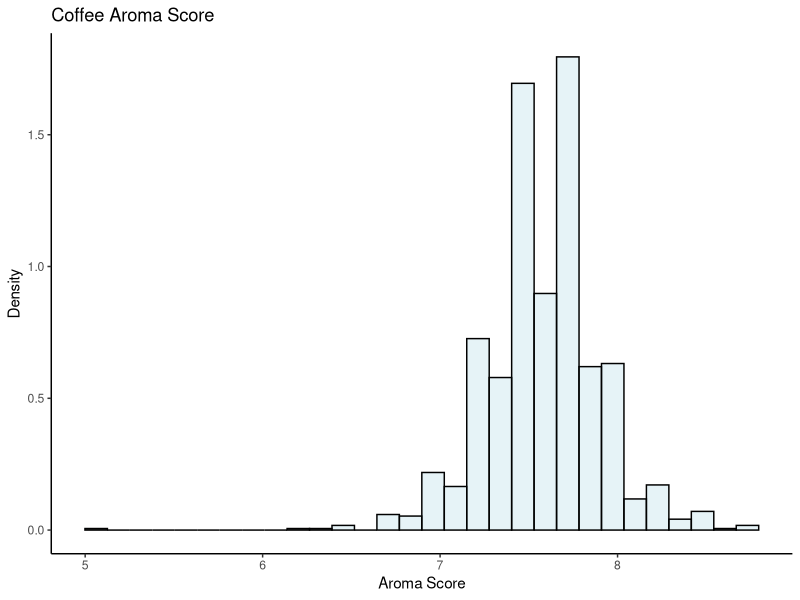
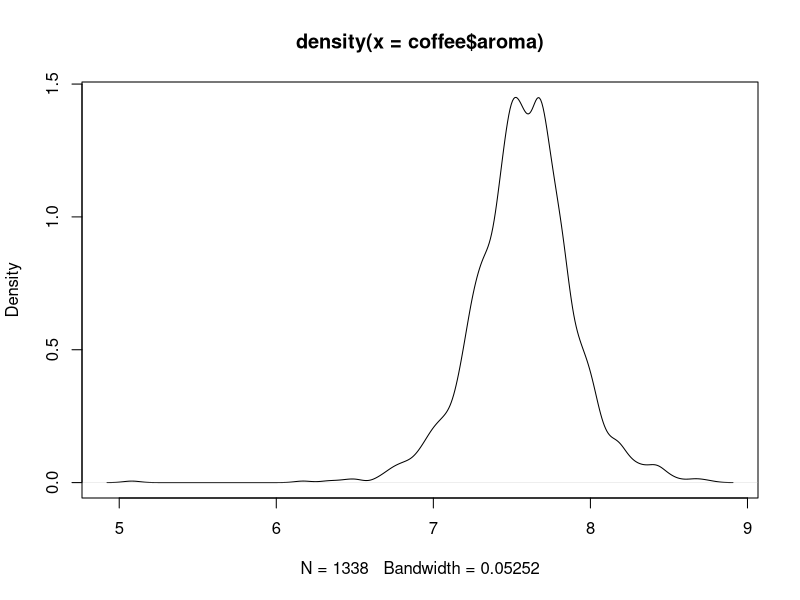
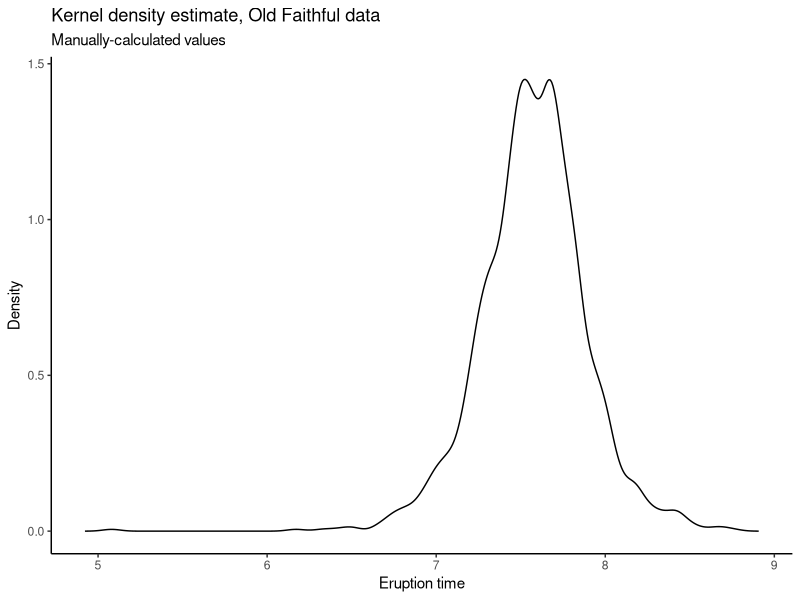
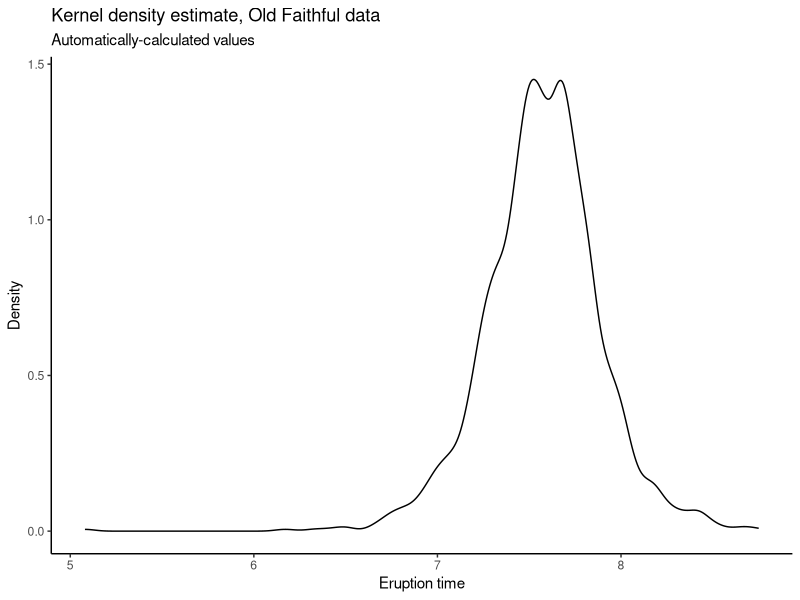
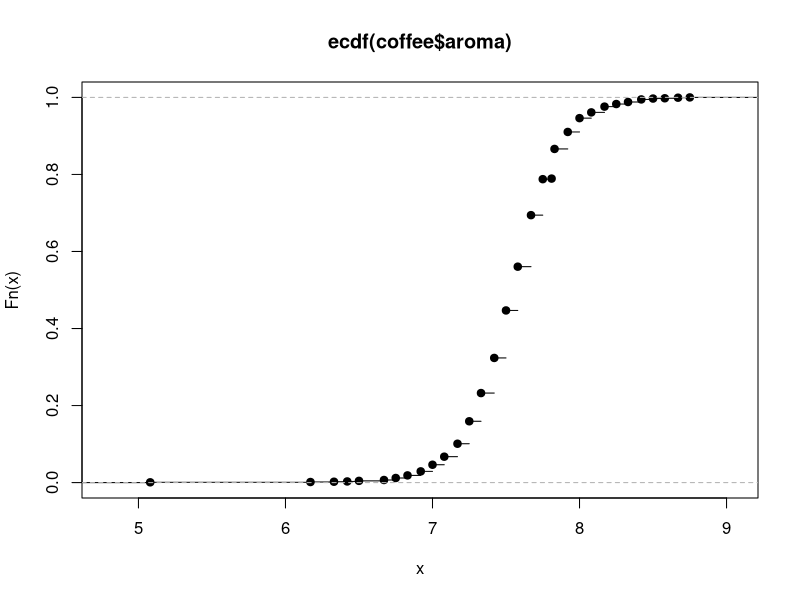
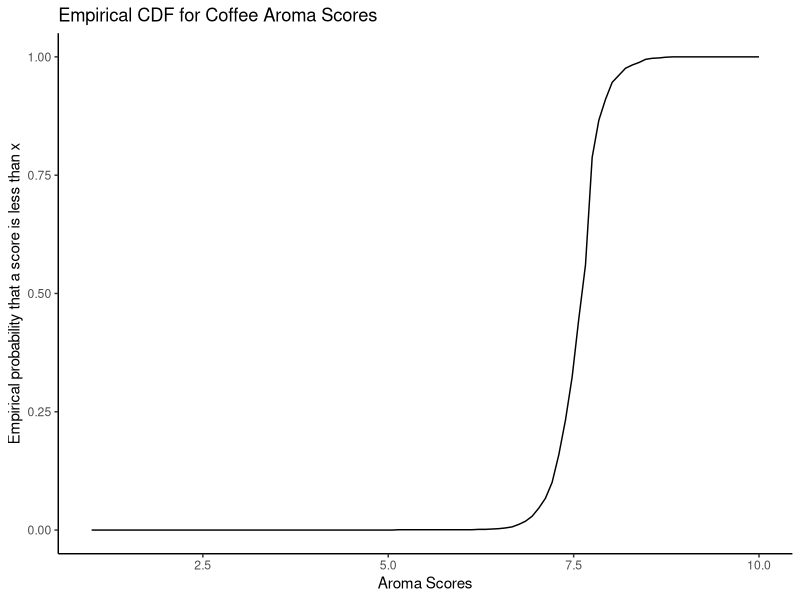
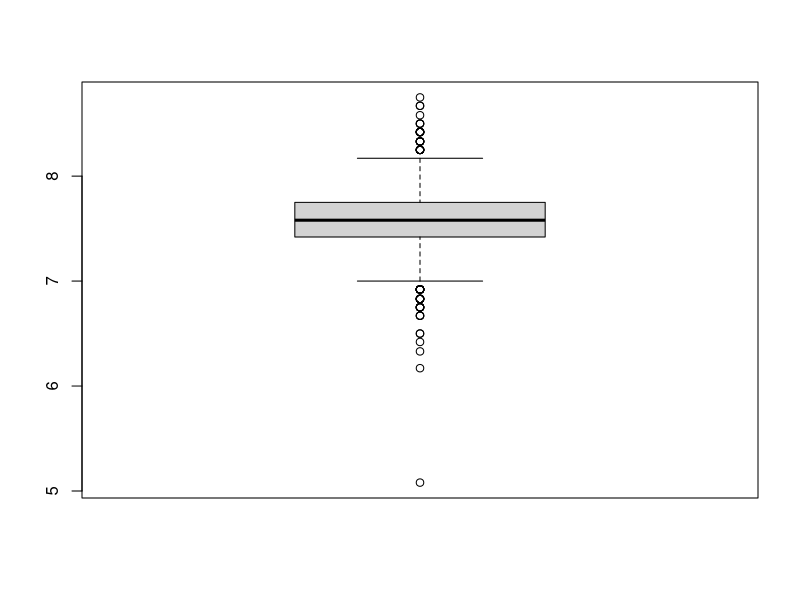
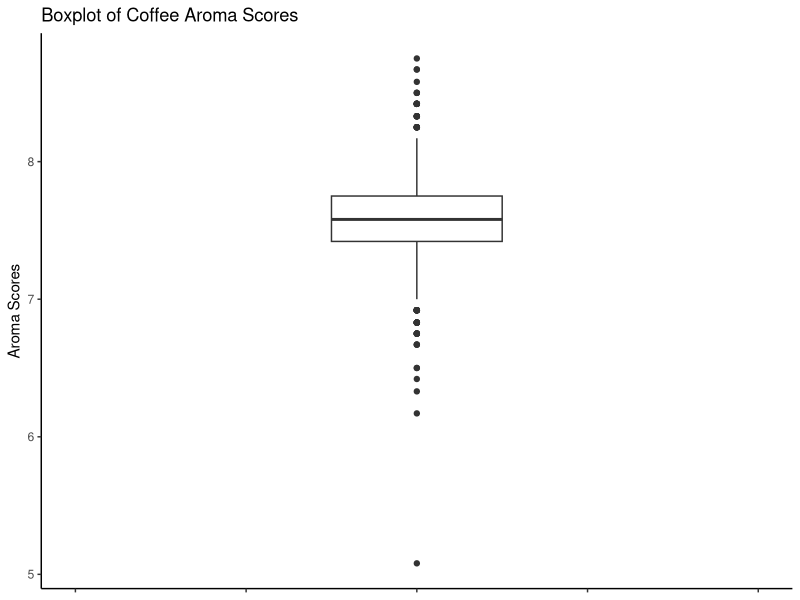

Source code (R) for these figures, in order:
## ---- chunk 1
knitr::opts_chunk$set(echo = TRUE)
## ---- chunk 2
library(tidyverse)

coffee <- read_csv("coffee_ratings.csv")
## ---- chunk 3
glimpse(coffee)

## ---- chunk 4
head(coffee)

## ---- chunk 5

## ---- chunk 6
coffee %>% 
  ggplot(aes(x=aroma)) +
  theme_classic() +
  geom_histogram(aes(y=..density..), bins=30, color="black", fill="light blue", alpha=0.3)+
  labs(title="Coffee Aroma Score",
       x = "Aroma Score",
       y = "Density" )

## ---- chunk 7

## ---- chunk 8
# Kernel density estimation in R
dens <- density(coffee$aroma)
dens

## ---- chunk 9
plot(dens)
## ---- chunk 10
tibble(x = dens$x,y = dens$y) %>%
  ggplot(aes(x = x,y = y)) +
  theme_classic() + 
  geom_line() +
  labs(title = "Kernel density estimate, Old Faithful data",
       subtitle = "Manually-calculated values",
       x = "Eruption time",
       y = "Density")
## ---- chunk 11
# Can also do automatically:
coffee %>%
  ggplot(aes(x = aroma)) +
  theme_classic() + 
  geom_density() +
  labs(title = "Kernel density estimate, Old Faithful data",
       subtitle = "Automatically-calculated values",
       x = "Eruption time",
       y = "Density")
## ---- chunk 12

coffee_ecdf <- ecdf(coffee$aroma)

plot(coffee_ecdf)

## ---- chunk 13
tibble(x = c(1,10)) %>% # Tell ggplot we want to plot the ecdf from 1 to 10
  ggplot(aes(x = x)) +
  theme_classic() +
  stat_function(fun = coffee_ecdf) +
  labs(title = "Empirical CDF for Coffee Aroma Scores",
       x = "Aroma Scores",
       y = "Empirical probability that a score is less than x")
## ---- chunk 14
boxplot(coffee$aroma)
## ---- chunk 15
# ggplot
coffee %>%
  ggplot(aes(y = aroma)) +
  theme_classic() +
  geom_boxplot(width = .1) +
  labs(title = "Boxplot of Coffee Aroma Scores",
       y = "Aroma Scores") +
  # Have to play around with the x axis to get it to look nice *shrug*
  coord_cartesian(xlim = c(-.2,.2)) +
  theme(axis.text.x = element_blank())
## ---- chunk 16
plot(total_cup_points ~ aroma, data=coffee)

## ---- chunk 17
coffee %>%
  ggplot(aes(x = aroma, y = total_cup_points)) +
  theme_classic() +
  geom_point(pch = 21) # pch=21 is the magic command to give you hollow points
  
  # Note, we can use labs() to update the title, x-axis and y-axis labels.
  # Same way as a histogram.

## ---- chunk 18

# Quantiles
quantile(coffee$aroma, probs=0.7)

